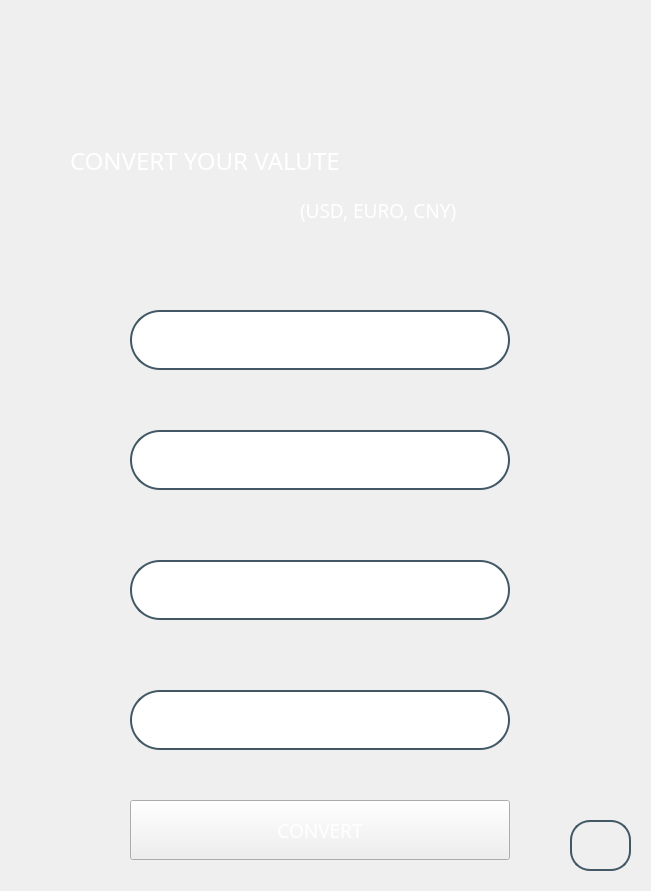
<?xml version="1.0" encoding="UTF-8"?>
<ui version="4.0">
 <class>MainWindow</class>
 <widget class="QMainWindow" name="MainWindow">
  <property name="geometry">
   <rect>
    <x>0</x>
    <y>0</y>
    <width>651</width>
    <height>891</height>
   </rect>
  </property>
  <property name="windowTitle">
   <string>MainWindow</string>
  </property>
  <property name="styleSheet">
   <string notr="true">background-image: url(./images/conv_back.jpeg);
color: #fff;
align-items: center;
</string>
  </property>
  <widget class="QWidget" name="centralwidget">
   <property name="styleSheet">
    <string notr="true">background-image: url(./images/back.jpeg);
</string>
   </property>
   <widget class="QPushButton" name="btn_home">
    <property name="geometry">
     <rect>
      <x>570</x>
      <y>820</y>
      <width>61</width>
      <height>51</height>
     </rect>
    </property>
    <property name="autoFillBackground">
     <bool>false</bool>
    </property>
    <property name="styleSheet">
     <string notr="true">QPushButton{
	border: 2px solid #425865;
	border-radius: 30px;
	border-radius: 20%;
	background-color: opacity 0;
	
}
</string>
    </property>
    <property name="text">
     <string/>
    </property>
    <property name="icon">
     <iconset>
      <normaloff>images/house.png</normaloff>images/house.png</iconset>
    </property>
    <property name="iconSize">
     <size>
      <width>40</width>
      <height>40</height>
     </size>
    </property>
   </widget>
   <widget class="QLabel" name="label_3">
    <property name="geometry">
     <rect>
      <x>70</x>
      <y>120</y>
      <width>331</width>
      <height>81</height>
     </rect>
    </property>
    <property name="font">
     <font>
      <family>Luckiest Guy</family>
      <pointsize>18</pointsize>
     </font>
    </property>
    <property name="styleSheet">
     <string notr="true">background: opacity 0;
color: #fff;
</string>
    </property>
    <property name="text">
     <string>CONVERT YOUR VALUTE</string>
    </property>
   </widget>
   <widget class="QLineEdit" name="input_currency">
    <property name="geometry">
     <rect>
      <x>130</x>
      <y>310</y>
      <width>380</width>
      <height>60</height>
     </rect>
    </property>
    <property name="font">
     <font>
      <family>Luckiest Guy</family>
      <pointsize>14</pointsize>
     </font>
    </property>
    <property name="styleSheet">
     <string notr="true">border-radius: 30px;
border: 2px solid #425865;
color: #33A6C5;
placeholder-color: #33A6C5;</string>
    </property>
    <property name="alignment">
     <set>Qt::AlignCenter</set>
    </property>
   </widget>
   <widget class="QLineEdit" name="input_amount">
    <property name="geometry">
     <rect>
      <x>130</x>
      <y>430</y>
      <width>380</width>
      <height>60</height>
     </rect>
    </property>
    <property name="font">
     <font>
      <family>Luckiest Guy</family>
      <pointsize>14</pointsize>
     </font>
    </property>
    <property name="styleSheet">
     <string notr="true">border-radius: 30px;
border: 2px solid #425865;
color: #33A6C5;
placeholder-color: #33A6C5;</string>
    </property>
    <property name="alignment">
     <set>Qt::AlignCenter</set>
    </property>
   </widget>
   <widget class="QLineEdit" name="output_currency">
    <property name="geometry">
     <rect>
      <x>130</x>
      <y>560</y>
      <width>380</width>
      <height>60</height>
     </rect>
    </property>
    <property name="font">
     <font>
      <family>Luckiest Guy</family>
      <pointsize>14</pointsize>
     </font>
    </property>
    <property name="styleSheet">
     <string notr="true">border-radius: 30px;
border: 2px solid #425865;
color: #33A6C5;
placeholder-color: #33A6C5;</string>
    </property>
    <property name="alignment">
     <set>Qt::AlignCenter</set>
    </property>
   </widget>
   <widget class="QLineEdit" name="output_amount">
    <property name="geometry">
     <rect>
      <x>130</x>
      <y>690</y>
      <width>380</width>
      <height>60</height>
     </rect>
    </property>
    <property name="font">
     <font>
      <family>Luckiest Guy</family>
      <pointsize>14</pointsize>
     </font>
    </property>
    <property name="styleSheet">
     <string notr="true">border-radius: 30px;
border: 2px solid #425865;
color: #33A6C5;
placeholder-color: #33A6C5;</string>
    </property>
    <property name="alignment">
     <set>Qt::AlignCenter</set>
    </property>
    <property name="readOnly">
     <bool>true</bool>
    </property>
   </widget>
   <widget class="QPushButton" name="pushButton">
    <property name="geometry">
     <rect>
      <x>130</x>
      <y>800</y>
      <width>380</width>
      <height>60</height>
     </rect>
    </property>
    <property name="font">
     <font>
      <family>Luckiest Guy</family>
      <pointsize>14</pointsize>
     </font>
    </property>
    <property name="styleSheet">
     <string notr="true">QPushButton{
	color: #33A6C5;
	border-radius: 30;
	border: 2px solid #425865;
	background-color: #fff;
}

QPushButton:pressed{
	background-color: #ABBBBB;

};</string>
    </property>
    <property name="text">
     <string>CONVERT</string>
    </property>
   </widget>
   <widget class="QLabel" name="label">
    <property name="geometry">
     <rect>
      <x>300</x>
      <y>195</y>
      <width>191</width>
      <height>31</height>
     </rect>
    </property>
    <property name="font">
     <font>
      <family>Luckiest Guy</family>
      <pointsize>14</pointsize>
     </font>
    </property>
    <property name="styleSheet">
     <string notr="true">background: opacity 0;
color: #fff;
</string>
    </property>
    <property name="text">
     <string>(USD, EURO, CNY)</string>
    </property>
   </widget>
  </widget>
 </widget>
 <resources/>
 <connections/>
</ui>
